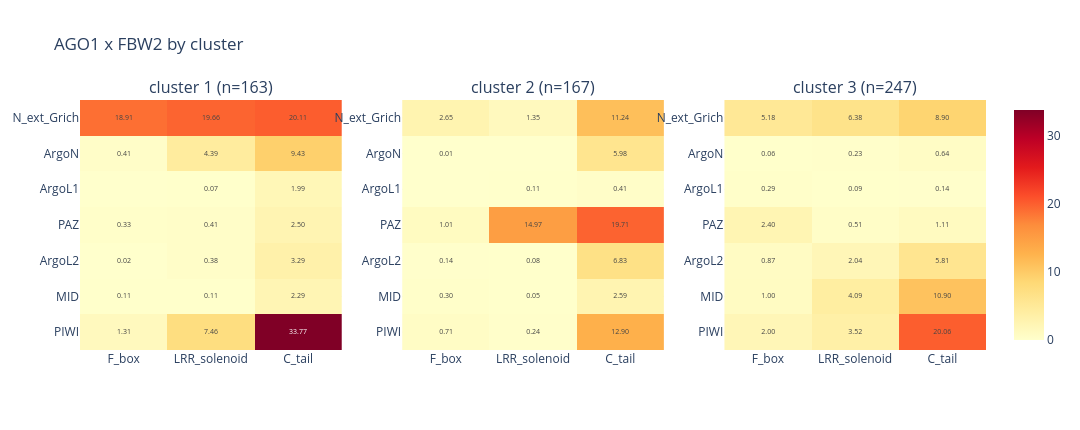

The cell this chart's notebook holds for it:
### Markdown cell above
## Per-pose-cluster breakdown

One small-multiple panel per couple: one heatmap per pose cluster (`scripts/pose_cluster_anchor.py`'s `cluster` column), shared colour scale
within the panel. If there's only one cluster this collapses to a single tile.

### Code cell
clusters = sorted(df["cluster"].unique())
cluster_n_models = df.groupby("cluster")["fname"].nunique()
print(f"{len(clusters)} pose cluster(s): " + ", ".join(f'{k} (n={cluster_n_models[k]})' for k in clusters))

def panel_by(group_col, group_values, group_n_models, tag, subdir):
    for c in COUPLES:
        ligand_name = LIGAND_CHAIN_NAMES[c]
        mats = {}
        for g in group_values:
            res = couple_matrix(df[df[group_col] == g], c, group_n_models[g])
            if res is not None:
                mats[g] = res
        if not mats:
            print(f"No {RECEPTOR_NAME}-{ligand_name} contacts for any {tag} -- skipping.")
            continue
        present = list(mats)
        zmax = max(r[2].values.max() for r in mats.values()) or 1
        ncols = min(3, len(present)); nrows = -(-len(present) // ncols)
        fig = make_subplots(rows=nrows, cols=ncols,
                            subplot_titles=[f"{tag} {g} (n={group_n_models[g]})" for g in present])
        for i, g in enumerate(present):
            x_labels, y_labels, rate = mats[g]
            r, cc = i // ncols + 1, i % ncols + 1
            fig.add_trace(go.Heatmap(z=rate.values, x=x_labels, y=y_labels, colorscale="YlOrRd",
                zmin=0, zmax=float(zmax), showscale=bool(g == present[-1]),
                text=[[f"{v:.2f}" if v > 0 else "" for v in row] for row in rate.values],
                texttemplate="%{text}", textfont=dict(size=7),
                hovertemplate=f"{tag} {g}<br>%{{y}} / %{{x}}<br>%{{z:.3f}}/model<extra></extra>"),
                row=r, col=cc)
        fig.update_yaxes(autorange="reversed")
        fig.update_layout(title=f"{RECEPTOR_NAME} x {ligand_name} by {tag}", template=TEMPLATE,
                          width=max(760, 360 * ncols), height=max(430, 150 * nrows))
        save_fig(fig, f"{RECEPTOR_NAME.lower()}_{ligand_name.lower()}_heatmap_by_{tag}.html", subdir)

panel_by("cluster", clusters, cluster_n_models, "cluster", "per_cluster")

### Figure 1 — Plotly figure (JSON) as saved in the notebook; plotly's stock layout.template omitted (floating-point values rounded to 4 significant figures)
{"data": [{"colorscale": [[0.0, "rgb(255,255,204)"], [0.125, "rgb(255,237,160)"], [0.25, "rgb(254,217,118)"], [0.375, "rgb(254,178,76)"], [0.5, "rgb(253,141,60)"], [0.625, "rgb(252,78,42)"], [0.75, "rgb(227,26,28)"], [0.875, "rgb(189,0,38)"], [1.0, "rgb(128,0,38)"]], "hovertemplate": "cluster 1<br>%{y} / %{x}<br>%{z:.3f}/model<extra></extra>", "showscale": false, "text": [["18.91", "19.66", "20.11"], ["0.41", "4.39", "9.43"], ["", "0.07", "1.99"], ["0.33", "0.41", "2.50"], ["0.02", "0.38", "3.29"], ["0.11", "0.11", "2.29"], ["1.31", "7.46", "33.77"]], "textfont": {"size": 7}, "texttemplate": "%{text}", "type": "heatmap", "x": ["F_box", "LRR_solenoid", "C_tail"], "xaxis": "x", "y": ["N_ext_Grich", "ArgoN", "ArgoL1", "PAZ", "ArgoL2", "MID", "PIWI"], "yaxis": "y", "z": [[18.91, 19.66, 20.11], [0.411, 4.393, 9.429], [0.0, 0.07362, 1.988], [0.3252, 0.411, 2.497], [0.02454, 0.3804, 3.294], [0.1104, 0.1104, 2.294], [1.307, 7.46, 33.77]], "zmax": 33.77, "zmin": 0}, {"colorscale": [[0.0, "rgb(255,255,204)"], [0.125, "rgb(255,237,160)"], [0.25, "rgb(254,217,118)"], [0.375, "rgb(254,178,76)"], [0.5, "rgb(253,141,60)"], [0.625, "rgb(252,78,42)"], [0.75, "rgb(227,26,28)"], [0.875, "rgb(189,0,38)"], [1.0, "rgb(128,0,38)"]], "hovertemplate": "cluster 2<br>%{y} / %{x}<br>%{z:.3f}/model<extra></extra>", "showscale": false, "text": [["2.65", "1.35", "11.24"], ["0.01", "", "5.98"], ["", "0.11", "0.41"], ["1.01", "14.97", "19.71"], ["0.14", "0.08", "6.83"], ["0.30", "0.05", "2.59"], ["0.71", "0.24", "12.90"]], "textfont": {"size": 7}, "texttemplate": "%{text}", "type": "heatmap", "x": ["F_box", "LRR_solenoid", "C_tail"], "xaxis": "x2", "y": ["N_ext_Grich", "ArgoN", "ArgoL1", "PAZ", "ArgoL2", "MID", "PIWI"], "yaxis": "y2", "z": [[2.653, 1.353, 11.24], [0.01198, 0.0, 5.976], [0.0, 0.1078, 0.4072], [1.012, 14.97, 19.71], [0.1437, 0.08383, 6.832], [0.2994, 0.05389, 2.587], [0.7066, 0.2395, 12.9]], "zmax": 33.77, "zmin": 0}, {"colorscale": [[0.0, "rgb(255,255,204)"], [0.125, "rgb(255,237,160)"], [0.25, "rgb(254,217,118)"], [0.375, "rgb(254,178,76)"], [0.5, "rgb(253,141,60)"], [0.625, "rgb(252,78,42)"], [0.75, "rgb(227,26,28)"], [0.875, "rgb(189,0,38)"], [1.0, "rgb(128,0,38)"]], "hovertemplate": "cluster 3<br>%{y} / %{x}<br>%{z:.3f}/model<extra></extra>", "showscale": true, "text": [["5.18", "6.38", "8.90"], ["0.06", "0.23", "0.64"], ["0.29", "0.09", "0.14"], ["2.40", "0.51", "1.11"], ["0.87", "2.04", "5.81"], ["1.00", "4.09", "10.90"], ["2.00", "3.52", "20.06"]], "textfont": {"size": 7}, "texttemplate": "%{text}", "type": "heatmap", "x": ["F_box", "LRR_solenoid", "C_tail"], "xaxis": "x3", "y": ["N_ext_Grich", "ArgoN", "ArgoL1", "PAZ", "ArgoL2", "MID", "PIWI"], "yaxis": "y3", "z": [[5.178, 6.385, 8.903], [0.06478, 0.2348, 0.6437], [0.2874, 0.08907, 0.1377], [2.405, 0.5142, 1.109], [0.8745, 2.045, 5.81], [1.0, 4.085, 10.9], [1.996, 3.522, 20.06]], "zmax": 33.77, "zmin": 0}], "layout": {"annotations": [{"font": {"size": 16}, "showarrow": false, "text": "cluster 1 (n=163)", "x": 0.1444, "xanchor": "center", "xref": "paper", "y": 1.0, "yanchor": "bottom", "yref": "paper"}, {"font": {"size": 16}, "showarrow": false, "text": "cluster 2 (n=167)", "x": 0.5, "xanchor": "center", "xref": "paper", "y": 1.0, "yanchor": "bottom", "yref": "paper"}, {"font": {"size": 16}, "showarrow": false, "text": "cluster 3 (n=247)", "x": 0.8556, "xanchor": "center", "xref": "paper", "y": 1.0, "yanchor": "bottom", "yref": "paper"}], "height": 430, "title": {"text": "AGO1 x FBW2 by cluster"}, "width": 1080, "xaxis": {"anchor": "y", "domain": [0.0, 0.2889]}, "xaxis2": {"anchor": "y2", "domain": [0.3556, 0.6444]}, "xaxis3": {"anchor": "y3", "domain": [0.7111, 1.0]}, "yaxis": {"anchor": "x", "autorange": "reversed", "domain": [0.0, 1.0]}, "yaxis2": {"anchor": "x2", "autorange": "reversed", "domain": [0.0, 1.0]}, "yaxis3": {"anchor": "x3", "autorange": "reversed", "domain": [0.0, 1.0]}}}
